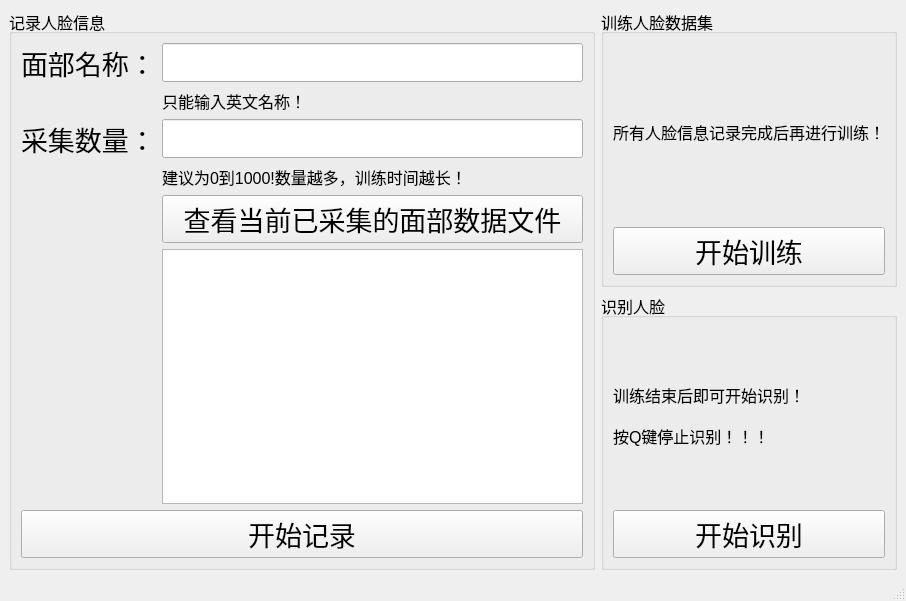
<?xml version="1.0" encoding="UTF-8"?>
<ui version="4.0">
 <class>FaceIdentification</class>
 <widget class="QMainWindow" name="FaceIdentification">
  <property name="geometry">
   <rect>
    <x>0</x>
    <y>0</y>
    <width>906</width>
    <height>601</height>
   </rect>
  </property>
  <property name="font">
   <font>
    <weight>50</weight>
    <bold>false</bold>
   </font>
  </property>
  <property name="windowTitle">
   <string>MainWindow</string>
  </property>
  <widget class="QWidget" name="centralwidget">
   <layout class="QGridLayout" name="gridLayout">
    <item row="0" column="0" rowspan="2">
     <widget class="QGroupBox" name="recordFace">
      <property name="font">
       <font>
        <pointsize>12</pointsize>
        <weight>50</weight>
        <bold>false</bold>
       </font>
      </property>
      <property name="title">
       <string>记录人脸信息</string>
      </property>
      <layout class="QGridLayout" name="gridLayout_2">
       <item row="0" column="0">
        <widget class="QLabel" name="faceName">
         <property name="font">
          <font>
           <pointsize>20</pointsize>
           <weight>50</weight>
           <bold>false</bold>
          </font>
         </property>
         <property name="text">
          <string>面部名称：</string>
         </property>
        </widget>
       </item>
       <item row="0" column="1">
        <widget class="QLineEdit" name="faceNameEdit">
         <property name="font">
          <font>
           <pointsize>20</pointsize>
           <weight>50</weight>
           <bold>false</bold>
          </font>
         </property>
        </widget>
       </item>
       <item row="1" column="1">
        <widget class="QLabel" name="tipsForName">
         <property name="text">
          <string>只能输入英文名称！</string>
         </property>
        </widget>
       </item>
       <item row="2" column="0">
        <widget class="QLabel" name="pickFaceNum">
         <property name="font">
          <font>
           <pointsize>20</pointsize>
          </font>
         </property>
         <property name="text">
          <string>采集数量：</string>
         </property>
        </widget>
       </item>
       <item row="2" column="1">
        <widget class="QLineEdit" name="faceNumEdit">
         <property name="font">
          <font>
           <pointsize>20</pointsize>
           <weight>50</weight>
           <bold>false</bold>
          </font>
         </property>
        </widget>
       </item>
       <item row="3" column="1">
        <widget class="QLabel" name="tipsForFaceNum">
         <property name="text">
          <string>建议为0到1000!数量越多，训练时间越长！</string>
         </property>
        </widget>
       </item>
       <item row="4" column="0" rowspan="2">
        <widget class="QLabel" name="successTips">
         <property name="font">
          <font>
           <pointsize>10</pointsize>
          </font>
         </property>
         <property name="text">
          <string/>
         </property>
        </widget>
       </item>
       <item row="4" column="1">
        <widget class="QPushButton" name="viewFaceData">
         <property name="font">
          <font>
           <pointsize>20</pointsize>
          </font>
         </property>
         <property name="text">
          <string>查看当前已采集的面部数据文件</string>
         </property>
        </widget>
       </item>
       <item row="5" column="1">
        <widget class="QTextEdit" name="allFaceData">
         <property name="font">
          <font>
           <pointsize>20</pointsize>
          </font>
         </property>
        </widget>
       </item>
       <item row="6" column="0" colspan="2">
        <widget class="QPushButton" name="recordStart">
         <property name="font">
          <font>
           <pointsize>20</pointsize>
           <weight>50</weight>
           <bold>false</bold>
          </font>
         </property>
         <property name="text">
          <string>开始记录</string>
         </property>
        </widget>
       </item>
      </layout>
     </widget>
    </item>
    <item row="0" column="1">
     <widget class="QGroupBox" name="trainFace">
      <property name="font">
       <font>
        <pointsize>12</pointsize>
        <weight>50</weight>
        <bold>false</bold>
       </font>
      </property>
      <property name="title">
       <string>训练人脸数据集</string>
      </property>
      <layout class="QGridLayout" name="gridLayout_3">
       <item row="0" column="0">
        <widget class="QLabel" name="tipsForTrain">
         <property name="text">
          <string>所有人脸信息记录完成后再进行训练！</string>
         </property>
        </widget>
       </item>
       <item row="1" column="0">
        <widget class="QPushButton" name="trainStart">
         <property name="font">
          <font>
           <pointsize>20</pointsize>
           <weight>50</weight>
           <bold>false</bold>
          </font>
         </property>
         <property name="text">
          <string>开始训练</string>
         </property>
        </widget>
       </item>
      </layout>
     </widget>
    </item>
    <item row="1" column="1">
     <widget class="QGroupBox" name="identifyFace">
      <property name="font">
       <font>
        <pointsize>12</pointsize>
        <weight>50</weight>
        <bold>false</bold>
       </font>
      </property>
      <property name="title">
       <string>识别人脸</string>
      </property>
      <layout class="QGridLayout" name="gridLayout_4">
       <item row="0" column="0">
        <widget class="QLabel" name="label">
         <property name="text">
          <string>训练结束后即可开始识别！

按Q键停止识别！！！</string>
         </property>
        </widget>
       </item>
       <item row="1" column="0">
        <widget class="QPushButton" name="identifyStart">
         <property name="font">
          <font>
           <pointsize>20</pointsize>
           <weight>50</weight>
           <bold>false</bold>
          </font>
         </property>
         <property name="text">
          <string>开始识别</string>
         </property>
        </widget>
       </item>
      </layout>
     </widget>
    </item>
   </layout>
  </widget>
  <widget class="QStatusBar" name="statusbar"/>
 </widget>
 <tabstops>
  <tabstop>faceNameEdit</tabstop>
  <tabstop>recordStart</tabstop>
  <tabstop>trainStart</tabstop>
  <tabstop>identifyStart</tabstop>
 </tabstops>
 <resources/>
 <connections/>
</ui>
